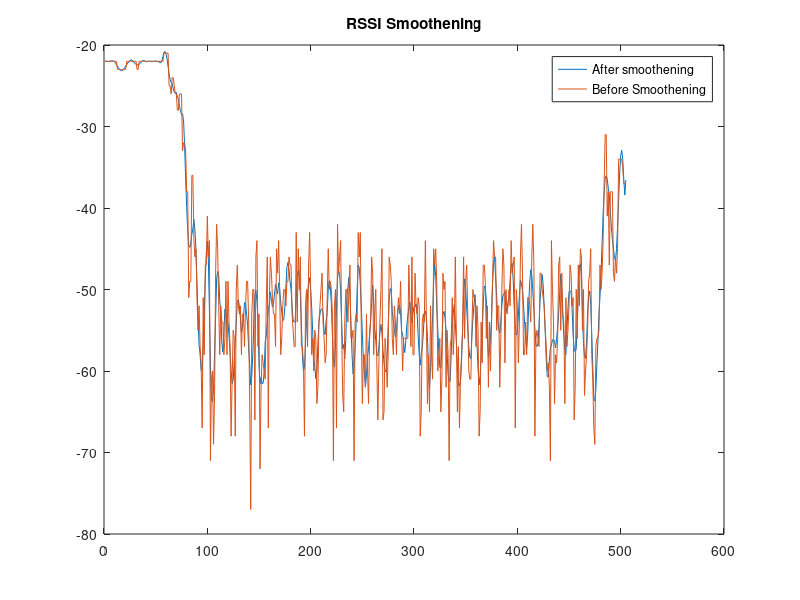
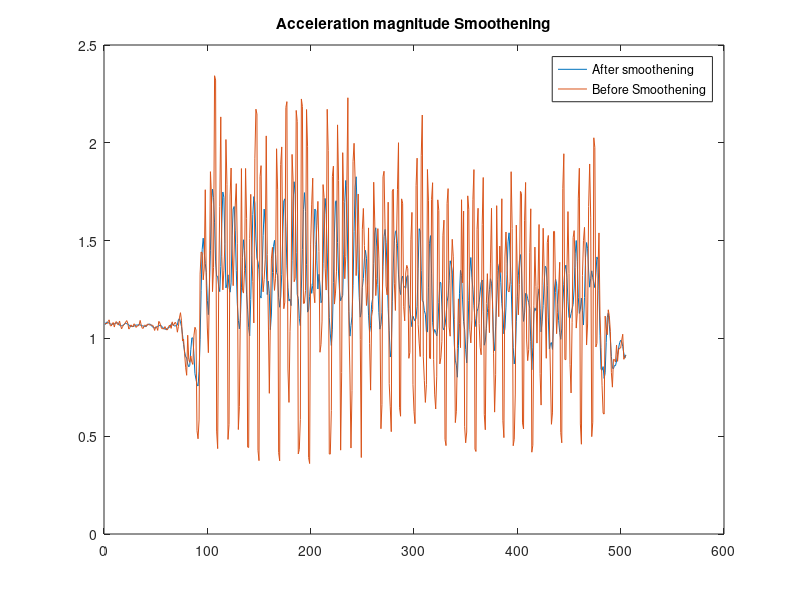
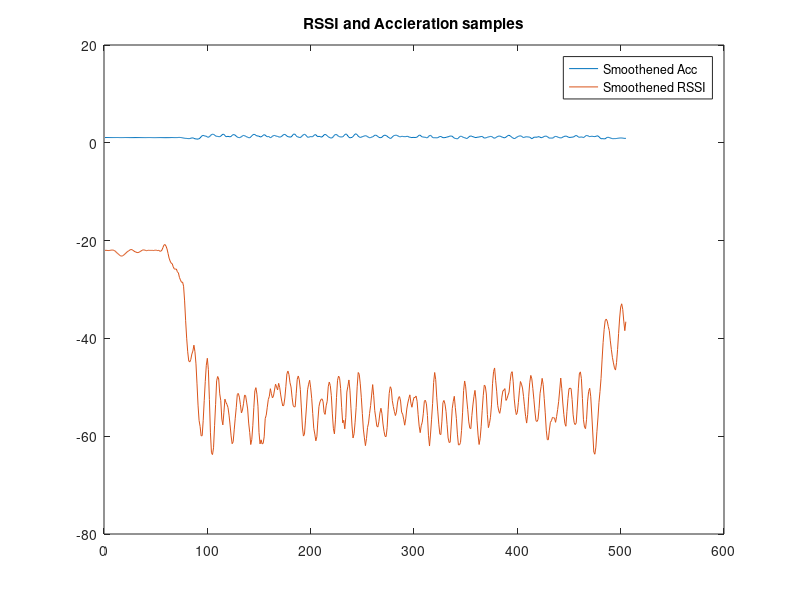

Reproduce these figures in MATLAB, in order. (Note: this script raises an error after producing the figures.)
clear;
CSV_file = csvread("data.csv");

Time  = CSV_file(:,1);
RSSI  = CSV_file(:,2);
Acc_x = CSV_file(:,3);
Acc_y = CSV_file(:,4);
Acc_z = CSV_file(:,5);


Total_samples = size(Time);
Acc_Mag = zeros(Total_samples(1,1),1);


%Calculating Accleration magnitude from Acc_X,Acc_Y,Acc_Z
for itr = 1:Total_samples(1,1)
    sum = (Acc_x(itr,1)^2)+(Acc_y(itr,1)^2)+(Acc_z(itr,1)^2);
    Acc_Mag(itr,1) = sum^0.5;
end

%Signal smoothening with Savitzky-Golay filtering.Polynomial order = 6 and
%framelength = 21
Smooth_RSSI = sgolayfilt(RSSI,6,21);
Smooth_Acc  = sgolayfilt(Acc_Mag,6,21);


%RSSI visualization
figure(1)
plot(Smooth_RSSI);
hold on
plot(RSSI);
legend('After smoothening','Before Smoothening')
title('RSSI Smoothening')
hold off

%Accleration magnitude visualization
figure(2)
plot(Smooth_Acc);
hold on
plot(Acc_Mag);
legend('After smoothening','Before Smoothening')
title('Acceleration magnitude Smoothening')
hold off

%Smoothened Acc and RSSI visualization
figure(3)
plot(Smooth_Acc);
hold on
plot(Smooth_RSSI);
legend('Smoothened Acc','Smoothened RSSI')
title('RSSI and Accleration samples')
hold off


%local_max_RSSI stores local maxima of Smooth_RSSI wave
local_max_RSSI = islocalmax(Smooth_RSSI);


%Calculating global Minimum for every 3s(30 data samples) 
g_Min_idx = [];
for itr=1:30:Total_samples(1,1)
    if(itr+29 <=Total_samples(1,1))
        g_Min_idx = [g_Min_idx,g_min(Smooth_Acc,itr,itr+29)];
    else
        g_Min_idx = [g_Min_idx,g_min(Smooth_Acc,itr,Total_samples(1,1))];
    end
end

%Adding first and last packets as two end points
g_Min_idx = [1,g_Min_idx];
g_Min_idx = [g_Min_idx,Total_samples(1,1)];


%Stores AVG RSSI as threshold RSSI for first cycle
g_max_size = size(g_Min_idx);

%Calculates and stores threshold RSSI for each cycle
avg_threshold_rssi = [];
for itr=1:1:g_max_size(1,2)-1
    threshold_bw_idx = threshold_calc(Smooth_RSSI,local_max_RSSI,g_Min_idx(1,itr),g_Min_idx(1,itr+1));
    avg_threshold_rssi = [avg_threshold_rssi,threshold_bw_idx];
end
avg_threshold_rssi = [mean(Smooth_RSSI),avg_threshold_rssi];

bar(avg_threshold_rssi)


%clearing intermediate variables from the work space
clear local_max_RSSI;
clear g_max_size;
clear CSV_file;
clear Acc_x;
clear Acc_y;
clear Acc_z;
clear Acc_Mag;
clear RSSI;
clear sum;
clear count;
clear itr;
clear Time;
clear Total_samples;
clear threshold_bw_idx;


% Functions
% Global max between s and e
function index = g_min(Array,s,e)
min = 1000;
for itr=s:1:e
    if(min>Array(itr,1))
        min = Array(itr,1);
        index = itr;
    end
end

    
end


%local_max average
function avg = threshold_calc(Smooth_RSSI,local_max_RSSI,s,e)
count = 0;
sum = 0;
for itr=s:1:e
    if(local_max_RSSI(itr,1) == 1)
        sum = sum+Smooth_RSSI(itr,1);
        count = count+1;
    end
end
avg = sum/count;

    
end

